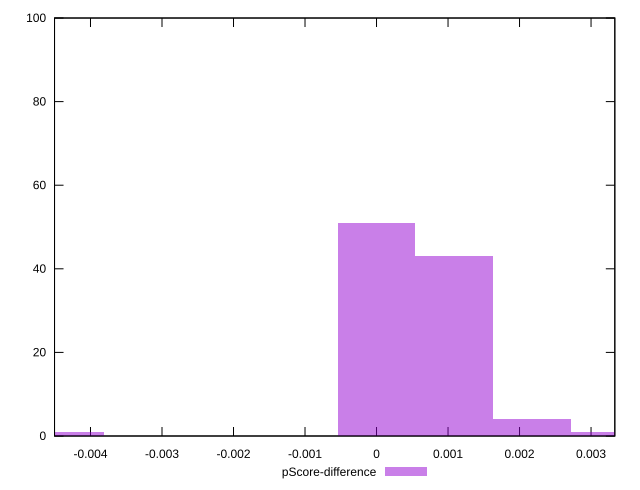

Write the gnuplot code that produced this figure.
reset

$pScoreDifference <<EOF
0 51
0.0010869462287168789 43
0.0032608386861506366 1
-0.0043477849148675154 1
0.0021738924574337577 4
EOF

set key outside below
set boxwidth 0.0010869462287168789
set xrange [-0.004502897459875357:0.003332535151899352]
set yrange [0:100]
set trange [0:100]
set style fill transparent solid 0.5 noborder
set terminal svg size 640, 490 enhanced background rgb 'white'
set output "report_00020_2021-02-19T21:17:38.612Z2/largest-contentful-paint/samples/pages/pScore-difference/histogram.svg"

plot $pScoreDifference title "pScore-difference" with boxes

reset
